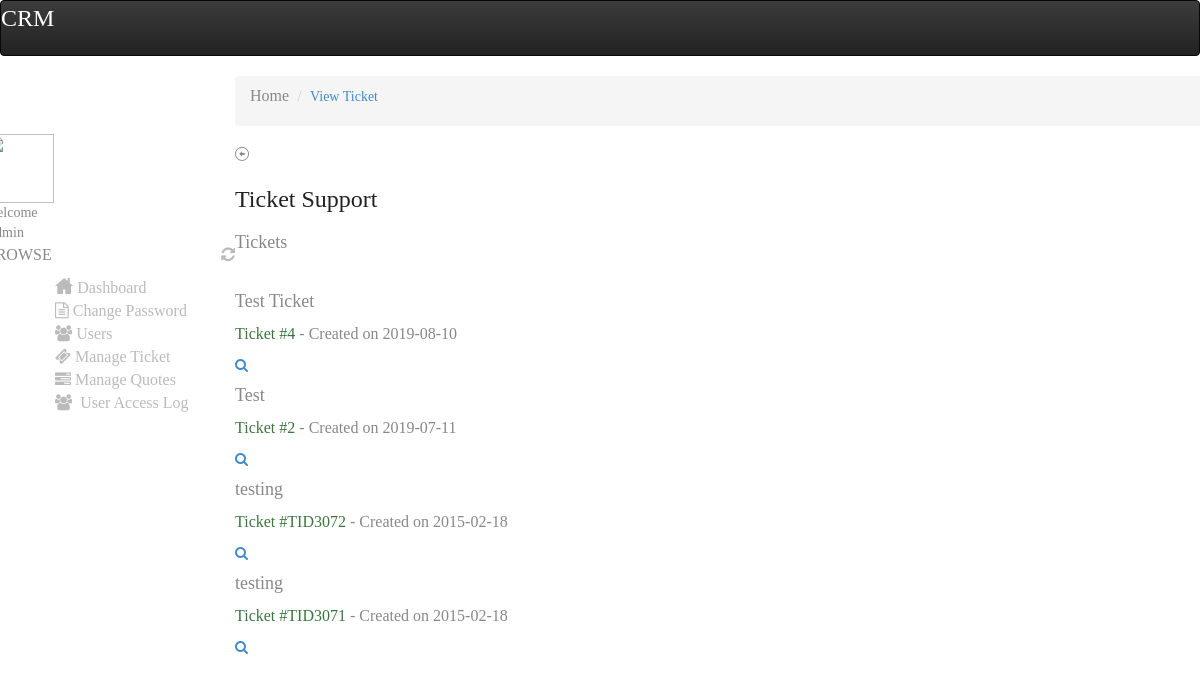
/admin/manage-tickets.php (signed in), run on the app's committed database.
### tables this page shows
CREATE TABLE `ticket` (
  `id` int(11) NOT NULL,
  `ticket_id` varchar(11) NOT NULL,
  `email_id` varchar(300) NOT NULL,
  `subject` varchar(300) NOT NULL,
  `task_type` varchar(300) NOT NULL,
  `prioprity` varchar(300) NOT NULL,
  `ticket` longtext NOT NULL,
  `attachment` varchar(300) NOT NULL,
  `status` varchar(300) NOT NULL,
  `admin_remark` longtext NOT NULL,
  `posting_date` date NOT NULL,
  `admin_remark_date` timestamp NULL DEFAULT NULL ON UPDATE current_timestamp()
);

### admin/manage-tickets.php (the view, shortened to what this page needs)
<?php
include("dbconnection.php");
?>
<!DOCTYPE html>
<html>
<head>
<link href="assets/plugins/pace/pace-theme-flash.css" rel="stylesheet" type="text/css" media="screen"/>
<link href="assets/plugins/bootstrap-wysihtml5/bootstrap-wysihtml5.css" rel="stylesheet" type="text/css"/>
<link href="assets/plugins/boostrapv3/css/bootstrap.min.css" rel="stylesheet" type="text/css"/>
<link href="assets/plugins/boostrapv3/css/bootstrap-theme.min.css" rel="stylesheet" type="text/css"/>
<link href="assets/plugins/font-awesome/css/font-awesome.css" rel="stylesheet" type="text/css"/>
<link href="assets/css/animate.min.css" rel="stylesheet" type="text/css"/>
<link href="assets/plugins/jquery-scrollbar/jquery.scrollbar.css" rel="stylesheet" type="text/css"/>
<link href="assets/css/style.css" rel="stylesheet" type="text/css"/>
<link href="assets/css/responsive.css" rel="stylesheet" type="text/css"/>
<link href="assets/css/custom-icon-set.css" rel="stylesheet" type="text/css"/>
</head>
<body class="">
<?php include("header.php");?>
<div class="page-container row">
      <?php include("leftbar.php");?>
    </div>
  </div>
  <div class="page-content">
    <div class="content">
      <ul class="breadcrumb">
        <li>
          <p>Home</p>
        </li>
        <li><a href="#" class="active">View Ticket</a></li>
      </ul>
      <div class="page-title"> <i class="icon-custom-left"></i>
        <h3>Ticket Support</h3>
      </div>
      <h4> <span class="semi-bold">Tickets</span></h4>
      <br>
     <?php $rt=mysqli_query($con,"select * from ticket order by id desc");
													while($row=mysqli_fetch_array($rt))
													{
													?>
      <div class="row">
        <div class="col-md-12">
          <div class="grid simple no-border">
            <div class="grid-title no-border descriptive clickable">
              <h4 class="semi-bold"><?php echo $row['subject'];?></h4>
              <p ><span class="text-success bold">Ticket #<?php echo $_SESSION['sid']=$row['ticket_id'];?></span> - Created on <?php echo $row['posting_date'];?>
             <span class="label label-important"><?php echo $row['status'];?></span></p>
              <div class="actions"> <a class="view" href="javascript:;"><i class="fa fa-search"></i></a>  </div>
            </div>
            </div>
               <?php } ?>
          </div>
        </div>
          </div>
        </div>
      </div>
          </div>
        </div>
      </div>
          </div>
        </div>
      </div>
</body>
</html>

### admin/assets/css/responsive.css (style rules this page uses)
@media (min-width: 980px) { .page-content { margin-left: 250px; min-height: 100%; } }

### data on the page
ticket: subject "Test Ticket", ticket "4", posting_date "2019-08-10"
ticket: subject "Test", ticket "2", posting_date "2019-07-11"
ticket: subject "testing", ticket "TID3072", posting_date "2015-02-18"
ticket: subject "testing", ticket "TID3071", posting_date "2015-02-18"
